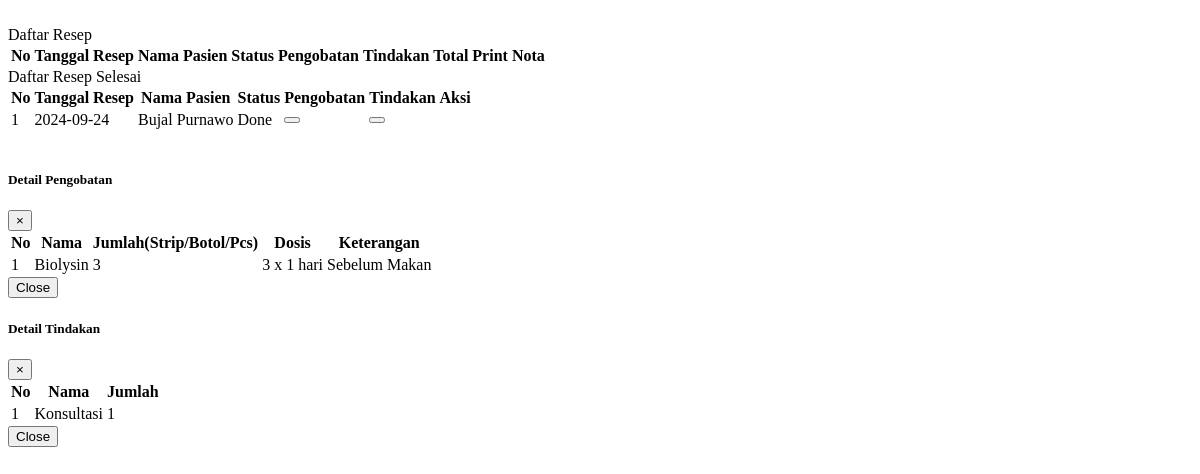
The app's page /dashboard/admin/apoteker/data_resep.php with its own data.
### tables this page shows
CREATE TABLE `resep` (
  `idResep` varchar(15) NOT NULL,
  `idAssesment` varchar(15) NOT NULL,
  `statusResep` varchar(10) NOT NULL
);

CREATE TABLE `assesment` (
  `idAssesment` varchar(15) NOT NULL,
  `idPasien` varchar(25) NOT NULL,
  `tanggalKunjungan` date NOT NULL DEFAULT current_timestamp(),
  `tinggiBadan` int(5) NOT NULL,
  `beratBadan` int(5) NOT NULL,
  `Suhu` int(5) NOT NULL,
  `tekananDarah` varchar(64) NOT NULL,
  `diagnosa` varchar(128) NOT NULL,
  `keterangan` varchar(128) NOT NULL
);

CREATE TABLE `pasien` (
  `idPasien` varchar(25) NOT NULL,
  `namaPasien` varchar(128) NOT NULL,
  `lahirPasien` date NOT NULL,
  `jkPasien` varchar(20) NOT NULL,
  `namaWali` varchar(20) NOT NULL,
  `alamat` varchar(128) NOT NULL,
  `tanggalDaftar` date NOT NULL DEFAULT current_timestamp()
);

CREATE TABLE `detail_obat` (
  `idDo` int(11) NOT NULL,
  `idAssesment` varchar(15) NOT NULL,
  `idObat` varchar(11) NOT NULL,
  `jumlahObat` int(11) NOT NULL,
  `dosisObat` varchar(128) NOT NULL,
  `totalHargaObat` int(25) NOT NULL,
  `keteranganObat` varchar(128) NOT NULL
);

CREATE TABLE `obat` (
  `idObat` varchar(11) NOT NULL,
  `idGolongan` int(11) NOT NULL,
  `namaObat` varchar(50) NOT NULL,
  `jenisObat` varchar(25) NOT NULL,
  `stokObat` int(11) NOT NULL,
  `hargaObat` int(8) NOT NULL
);

CREATE TABLE `detail_tindakan` (
  `idDt` int(11) NOT NULL,
  `idAssesment` varchar(15) NOT NULL,
  `idTindakan` varchar(15) NOT NULL,
  `jumlahTindakan` int(11) NOT NULL,
  `totalHargaTindakan` int(25) NOT NULL
);

CREATE TABLE `tindakan` (
  `idTindakan` varchar(11) NOT NULL,
  `namaTindakan` varchar(50) NOT NULL,
  `biayaTindakan` int(11) NOT NULL
);

### dashboard/admin/apoteker/data_resep.php (the view, shortened to what this page needs)
    <div class="content-wrapper">
        <br>
    <div class="container">
            <div class="card mt-3">
                <div class="card-header" id="tableTitle">
                    Daftar Resep
                </div>
                <div class="card-body">
                    <table class="table table-bordered table-hover table-striped" id="initabel">
                        <thead>
                            <tr>
                                <th>No</th>
                                <th>Tanggal Resep</th>
                                <th>Nama Pasien</th>
                                <th>Status</th>
                                <th>Pengobatan</th>
                                <th>Tindakan</th>
                                <th>Total</th>
                                <th>Print Nota</th>
                            </tr>
                        </thead>
                    </table>
                </div>
            </div>
            <div class="card mt-3">
                <div class="card-header" id="tableTitle">
                    Daftar Resep Selesai
                </div>
                <div class="card-body">
                    <table class="table table-bordered table-hover table-striped" id="initabel2">
                        <thead>
                            <tr>
                                <th>No</th>
                                <th>Tanggal Resep</th>
                                <th>Nama Pasien</th>
                                <th>Status</th>
                                <th>Pengobatan</th>
                                <th>Tindakan</th>
                                <th>Aksi</th>
                            </tr>
                        </thead>
                        <tbody>
                        <?php
                            $i = 1;
                            $assesment = mysqli_query($kon, "SELECT resep.*, assesment.idAssesment, assesment.tanggalKunjungan ,assesment.idPasien, pasien.namaPasien FROM resep INNER JOIN assesment ON resep.idAssesment = assesment.idAssesment INNER JOIN pasien ON assesment.idPasien = pasien.idPasien WHERE statusResep = 'done' ORDER BY assesment.tanggalKunjungan DESC;");
                            while ($data = mysqli_fetch_array($assesment))
                            :
                            ?>
                            <tr>
                                <td><?= $i++; ?></td>
                                <td><?= $data['tanggalKunjungan'] ?></td>
                                <td><?= $data['namaPasien'] ?></td>
                                <td>
                                    <?php
                                    $status = $data['statusResep'];
                                    if ($status == 'undone') {
                                        echo '<div class="alert alert-danger" role="alert">UnDone</div>';
                                    } else {
                                        echo '<div class="alert alert-success" role="alert">Done</div>';
                                    }
                                    ?>
						        </td>
                                <td><button type="button" title="Detail Obat" class="btn btn-sm btn-secondary text-small text-white" data-toggle="modal" data-target="#detailObat_<?= $data['idAssesment'] ?>"><i class="fas fa-eye"></i></button></td>
                                <td><button type="button" title="Detail Tindakan" class="btn btn-sm btn-secondary text-small text-white" data-toggle="modal" data-target="#detailTindakan<?= $data['idAssesment'] ?>"><i class="fas fa-eye"></i></button></td>
                                <td><a href="index.php?nota=<?= $a_no ?>" class="btn btn-success btn-sm text-small" ><i class="fas fa-print"></i></a></td>
                            </tr>
				        <?php endwhile; ?>
                        </tbody>
                    </table>
                </div>
            </div>
        </div>
    </div>
<?php
$assesment = mysqli_query($kon, "SELECT * FROM assesment ORDER BY tanggalKunjungan DESC");
while ($data = mysqli_fetch_array($assesment)) :
?>
<div class="modal fade" id="detailObat_<?= $data['idAssesment'] ?>" tabindex="-1" role="dialog" aria-labelledby="detailObatLabel" aria-hidden="true">
    <div class="modal-dialog" role="document">
        <div class="modal-content">
            <div class="modal-header">
                <h5 class="modal-title" id="detailObatLabel">Detail Pengobatan</h5>
                <button type="button" class="close" data-dismiss="modal" aria-label="Close">
                    <span aria-hidden="true">&times;</span>
                </button>
            </div>
            <div class="modal-body">
            <div class="table-responsive">
            <table class="table table-striped">
            <thead>
                <tr>
                    <th>No</th>
                    <th>Nama</th>
                    <th>Jumlah(Strip/Botol/Pcs)</th>
                    <th>Dosis</th>
                    <th>Keterangan</th>
                </tr>
            </thead>
            <tbody>
            <?php
            $i = 1;
            $idAssesment = $data['idAssesment'];
            $obatQuery = mysqli_query($kon, "SELECT detail_obat.*, obat.namaObat FROM detail_obat INNER JOIN obat ON detail_obat.idObat = obat.idObat WHERE detail_obat.idAssesment = '$idAssesment'");
            while ($obat = mysqli_fetch_array($obatQuery)) :
            ?>
            <tr>
                <td><?= $i; ?></td>
                <td><?= $obat['namaObat'] ?></td>
                <td><?= $obat['jumlahObat'] ?></td>
                <td><?= $obat['dosisObat'] ?></td>
                <td><?= $obat['keteranganObat'] ?></td>
            </tr>
            <?php $i++; endwhile; ?>
            </tbody>
        </table>
            </div>
            </div>
            <div class="modal-footer">
                <button type="button" class="btn btn-secondary" data-dismiss="modal">Close</button>
            </div>
        </div>
    </div>
</div>
<div class="modal fade" id="detailTindakan<?= $data['idAssesment'] ?>" tabindex="-1" role="dialog" aria-labelledby="detailTindakanLabel" aria-hidden="true">
    <div class="modal-dialog " role="document">
        <div class="modal-content">
            <div class="modal-header">
                <h5 class="modal-title" id="detailTindakanLabel">Detail Tindakan</h5>
                <button type="button" class="close" data-dismiss="modal" aria-label="Close">
                    <span aria-hidden="true">&times;</span>
                </button>
            </div>
            <div class="modal-body">
            <table class="table table-striped">
            <thead>
                <tr>
                    <th>No</th>
                    <th>Nama</th>
                    <th>Jumlah</th>
                </tr>
            </thead>
            <tbody>
            <?php
            $i = 1;
            $idAssesment = $data['idAssesment'];
            $obatQuery = mysqli_query($kon, "SELECT detail_tindakan.*, tindakan.namaTindakan FROM detail_tindakan INNER JOIN tindakan ON detail_tindakan.idTindakan = tindakan.idTindakan WHERE detail_tindakan.idAssesment = '$idAssesment'");
            while ($obat = mysqli_fetch_array($obatQuery)) :
            ?>
            <tr>
                <td><?= $i; ?></td>
                <td><?= $obat['namaTindakan'] ?></td>
                <td><?= $obat['jumlahTindakan'] ?></td>
            </tr>
            <?php $i++; endwhile; ?>
            </tbody>
        </table>
            </div>
            <div class="modal-footer">
                <button type="button" class="btn btn-secondary" data-dismiss="modal">Close</button>
            </div>
        </div>
    </div>
</div>
<?php endwhile; ?>
</body>

### records on screen
resep: idAssesment.tanggalKunjungan "2024-09-24", pasien.namaPasien "Bujal Purnawo", statusResep "Done"
detail_obat: idObat.namaObat "Biolysin", jumlahObat "3", dosisObat "3 x 1 hari", keteranganObat "Sebelum Makan"
detail_tindakan: idTindakan.namaTindakan "Konsultasi", jumlahTindakan "1"
